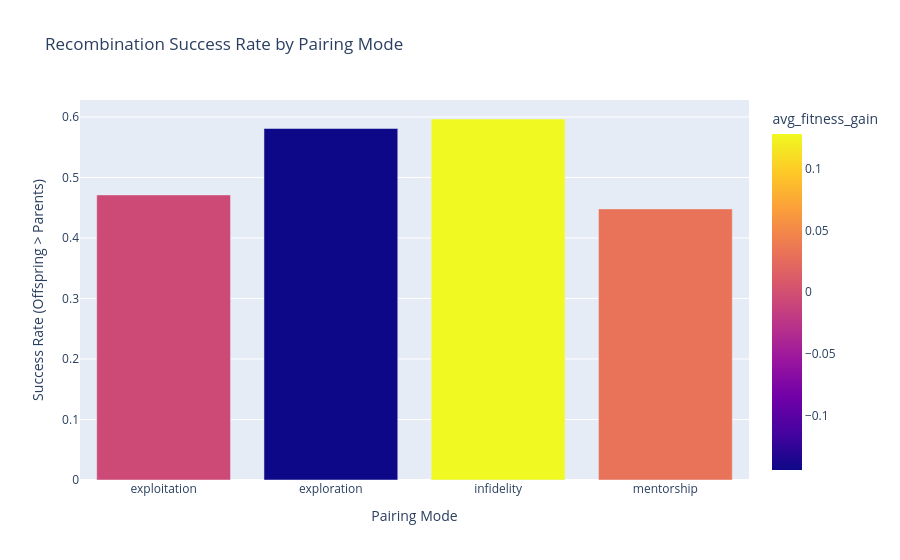

Write notebook code for a chart like this one.
### Code cell
# ## 5. Recombination Mode Efficacy
# Evaluates Average Success Rate (Offspring Fitness > Avg Parent Fitness).

# %%
# Rebuild parent relationships to calculate success
recombination_data = []
for idx, row in df[df['num_parents'] == 2].iterrows():
    p1, p2 = row['parents']
    p1_fit = heritage_db.get(p1, {}).get("fitness", 0)
    p2_fit = heritage_db.get(p2, {}).get("fitness", 0)
    
    avg_parent_fit = (p1_fit + p2_fit) / 2
    success = 1 if row['fitness'] > avg_parent_fit else 0
    
    recombination_data.append({
        "generation": row['generation'],
        "mode": row['recombination_mode'],
        "success": success,
        "fitness_gain": row['fitness'] - avg_parent_fit
    })

if recombination_data:
    rec_df = pd.DataFrame(recombination_data)
    rec_stats = rec_df.groupby('mode').agg(
        success_rate=('success', 'mean'),
        avg_fitness_gain=('fitness_gain', 'mean'),
        count=('success', 'count')
    ).reset_index()
    
    fig = px.bar(rec_stats, x='mode', y='success_rate', color='avg_fitness_gain', 
                 title="Recombination Success Rate by Pairing Mode",
                 labels={'success_rate': 'Success Rate (Offspring > Parents)', 'mode': 'Pairing Mode'})
    fig.show()
else:
    print("No valid 2-parent recombination data found (yet).")

### Figure 1 — Plotly figure (JSON) as saved in the notebook; plotly's stock layout.template omitted (floating-point values rounded to 4 significant figures)
{"data": [{"hovertemplate": "Pairing Mode=%{x}<br>Success Rate (Offspring > Parents)=%{y}<br>avg_fitness_gain=%{marker.color}<extra></extra>", "legendgroup": "", "marker": {"color": [-0.005465, -0.1435, 0.1278, 0.03171], "coloraxis": "coloraxis", "pattern": {"shape": ""}}, "name": "", "orientation": "v", "showlegend": false, "textposition": "auto", "type": "bar", "x": ["exploitation", "exploration", "infidelity", "mentorship"], "xaxis": "x", "y": [0.4712, 0.581, 0.5966, 0.4481], "yaxis": "y"}], "layout": {"barmode": "relative", "coloraxis": {"colorbar": {"title": {"text": "avg_fitness_gain"}}, "colorscale": [[0, "#0d0887"], [0.1111, "#46039f"], [0.2222, "#7201a8"], [0.3333, "#9c179e"], [0.4444, "#bd3786"], [0.5556, "#d8576b"], [0.6667, "#ed7953"], [0.7778, "#fb9f3a"], [0.8889, "#fdca26"], [1, "#f0f921"]]}, "legend": {"tracegroupgap": 0}, "title": {"text": "Recombination Success Rate by Pairing Mode"}, "xaxis": {"anchor": "y", "domain": [0, 1], "title": {"text": "Pairing Mode"}}, "yaxis": {"anchor": "x", "domain": [0, 1], "title": {"text": "Success Rate (Offspring > Parents)"}}}}
